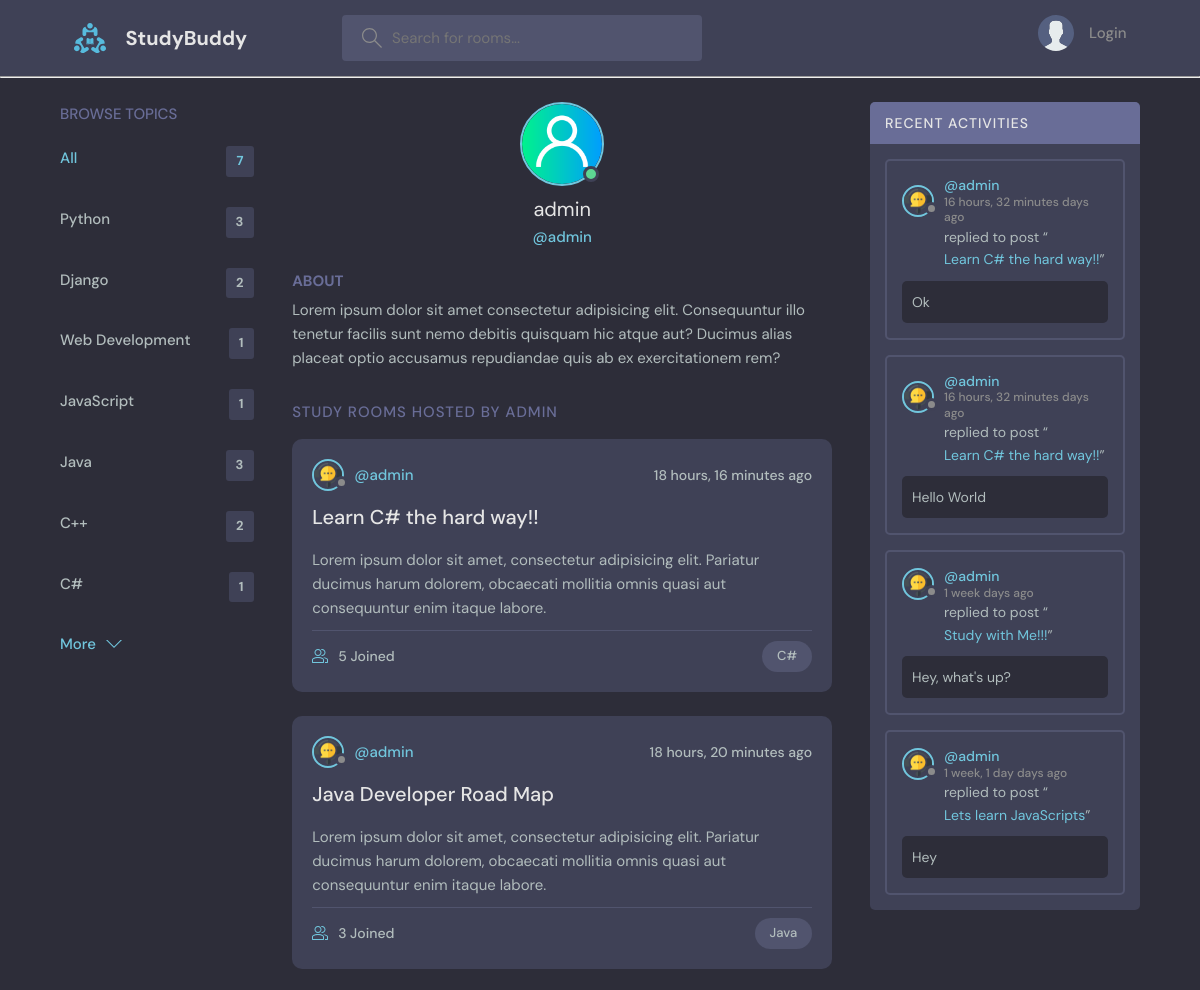
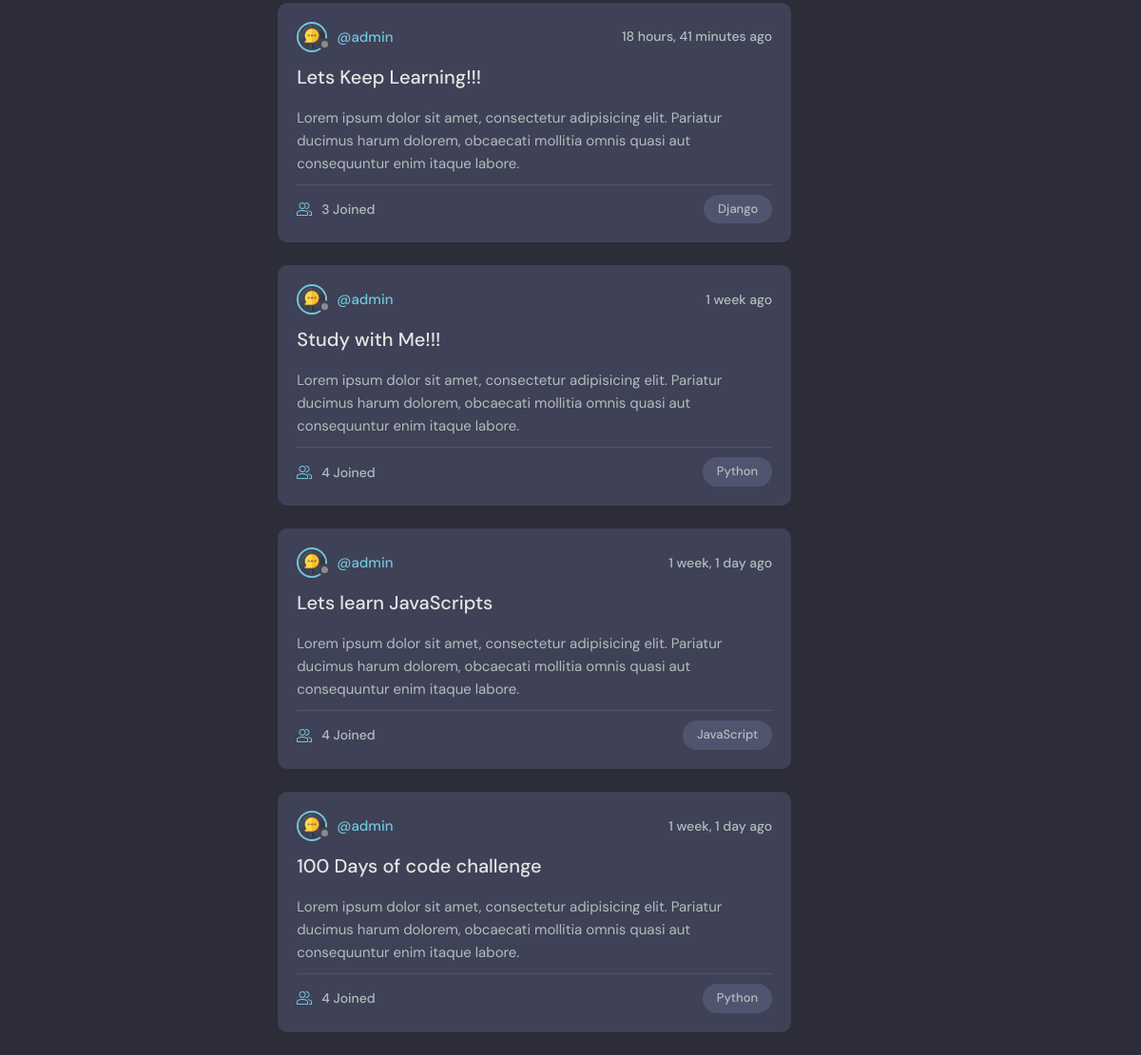
Page /profile/1/ on the committed database (2 pictures, top to bottom).
### base/models.py (models this page shows, shortened)
class Topic(models.Model):
    name = models.CharField(max_length=200)

class Room(models.Model):
    host = models.ForeignKey(User, on_delete=models.SET_NULL, null=True)
    topic = models.ForeignKey(Topic, on_delete=models.SET_NULL, null=True)
    name = models.CharField(max_length=200)
    description = models.TextField(null=True, blank=True)
    participants = models.ManyToManyField(User, related_name='participants', blank=True)
    updated = models.DateTimeField(auto_now=True)
    created = models.DateTimeField(auto_now_add=True)
    class Meta:
        ordering = ['-updated', '-created']

class Message(models.Model):
    user = models.ForeignKey(User, on_delete=models.CASCADE)
    room = models.ForeignKey(Room, on_delete=models.CASCADE)
    body = models.TextField()
    updated = models.DateTimeField(auto_now=True)
    created = models.DateTimeField(auto_now_add=True)
    class Meta:
        ordering = ['-updated', '-created']

### base/views.py (the view)
# urls.py: path('profile/<str:pk>/', views.userProfile, name='user-profile'),
def userProfile(request, pk):
    user = User.objects.get(id=pk)
    rooms = user.room_set.all()
    room_messages = user.message_set.all()
    topics = Topic.objects.all()
    context = {'user': user, 'rooms': rooms, 'room_messages': room_messages, 'topics': topics}
    return render(request, 'base/profile.html', context)

### base/templates/base/profile.html (shortened to what this page needs)
{% extends 'main.html' %}
{% block content %}
{% load static %}
  <main class="profile-page layout layout--3">
    <div class="container">
      {% include 'base/topics_component.html' %}
      <div class="roomList">
        <div class="profile">
          <div class="profile__avatar">
            <div class="avatar avatar--large active">
              <img src="{% static './images/user.png' %}" />
            </div>
          </div>
          <div class="profile__info">
            <h3>{{user.username}}</h3>
            <p>@{{user.username}}</p>
          </div>
          <div class="profile__about">
            <h3>About</h3>
            <p>
              Lorem ipsum dolor sit amet consectetur adipisicing elit. Consequuntur illo tenetur
              facilis sunt nemo debitis quisquam hic atque aut? Ducimus alias placeat optio
              accusamus repudiandae quis ab ex exercitationem rem?
            </p>
          </div>
        </div>
        <div class="roomList__header">
          <div>
            <h2>Study Rooms Hosted by {{user.username}}</a>
            </h2>
          </div>
        </div>
        {% include 'base/feed_component.html' %}
      </div>
      {% include 'base/activity_component.html' %}
    </div>
  </main>
{% endblock %}

### templates/main.html (shortened to what this page needs)
{% load static %}
<!DOCTYPE html>
<html lang="en">
  <head>
    <link rel="stylesheet" href="{% static 'styles/style.css' %}" />
  </head>
  <body>
    {% include 'navbar.html' %}
    {% block content %}
    {% endblock %}
  </body>
</html>

### templates/navbar.html (shortened to what this page needs)
{% load static %}
<header class="header header--loggedIn">
    <div class="container">
        <a href="{% url 'home' %}" class="header__logo">
            <img src="{% static 'images/logo.svg' %}" />
            <h1>StudyBuddy</h1>
        </a>
        <form class="header__search" method="GET" action="{% url 'home' %}">
        <label>
            <input type="text" name="q" placeholder="Search for rooms..." />
        </label>
        </form>
        <nav class="header__menu">
        {% if request.user.is_authenticated %}
        <div class="header__user">
            <a href="{% url 'update-user' %}">
            <div class="avatar avatar--medium active">
                <img src="{% static './images/user.png' %}" />
            </div>
            <p>{{request.user.username}} <span>@{{request.user.username}}</span></p>
            </a>
            <button class="dropdown-button">
            <svg version="1.1" xmlns="http://www.w3.org/2000/svg" width="32" height="32" viewBox="0 0 32 32">
                <title>chevron-down</title>
                <path d="M16 21l-13-13h-3l16 16 16-16h-3l-13 13z"></path>
            </svg>
            </button>
        </div>
        {% else %}
        <a href="{% url 'login' %}">
            <img src="{% static 'images/avatar.svg' %}" />
            <p>Login</p>
        </a>
        {% endif %}
        </nav>
    </div>
</header>
<hr>

### base/templates/base/topics_component.html
<div class="topics">
    <div class="topics__header">
      <h2>Browse Topics</h2>
    </div>
    <ul class="topics__list">
      <li>
        <a href="{% url 'home' %}" class="active">All <span>{{topics.count}}</span></a>
      </li>
      {% for topic in topics %}
      <li>
        <a href="{% url 'home' %}?q={{topic.name}}">{{topic.name}}<span>{{topic.room_set.all.count}}</span></a>
      </li>
      {% endfor %}
    </ul>
    <a class="btn btn--link" href="topics.html">
      More
      <svg version="1.1" xmlns="http://www.w3.org/2000/svg" width="32" height="32" viewBox="0 0 32 32">
        <title>chevron-down</title>
        <path d="M16 21l-13-13h-3l16 16 16-16h-3l-13 13z"></path>
      </svg>
    </a>
</div>

### base/templates/base/feed_component.html (shortened to what this page needs)
{% load static %}
{% for room in rooms %}
<div class="roomListRoom">
    <div class="roomListRoom__header">
      <a href="{% url 'user-profile' room.host.id %}" class="roomListRoom__author">
        <div class="avatar avatar--small">
          <img src="{% static './images/live-chat.png' %}" />
        </div>
        <span>@{{room.host.username}}</span>
      </a>
      <div class="roomListRoom__actions">
        <span>{{room.created|timesince}} ago</span>
      </div>
    </div>
    <div class="roomListRoom__content">
      <a href="{% url 'room' room.id %}">{{room.name}}</a>
      <p>
        Lorem ipsum dolor sit amet, consectetur adipisicing elit. Pariatur ducimus harum dolorem, obcaecati
        mollitia omnis quasi aut consequuntur enim itaque labore.
      </p>
    </div>
    <div class="roomListRoom__meta">
      <a href="{% url 'room' room.id %}" class="roomListRoom__joined">
        {{room.participants.all.count}} Joined
      </a>
      <p class="roomListRoom__topic">{{room.topic.name}}</p>
    </div>
</div>
{% endfor %}

### base/templates/base/activity_component.html (shortened to what this page needs)
{% load static %}
<div class="activities">
    <div class="activities__header">
      <h2>Recent Activities</h2>
    </div>
    {% for message in room_messages %}
    <div class="activities__box">
      <div class="activities__boxHeader roomListRoom__header">
        <a href="{% url 'user-profile' message.user.id %}" class="roomListRoom__author">
          <div class="avatar avatar--small">
            <img src="{% static './images/live-chat.png' %}" />
          </div>
          <p>
            @{{message.user}}
            <span>{{message.created|timesince}} days ago</span>
          </p>
        </a>
      </div>
      <div class="activities__boxContent">
        <p>replied to post “<a href="{% url 'room' message.room.id %}">{{message.room.name}}</a>”</p>
        <div class="activities__boxRoomContent">
          {{message.body}}
        </div>
      </div>
    </div>
    {% endfor %}
</div>

### rows in the picture
Topic: name "Python", room_set.all.count "3"
Topic: name "Django", room_set.all.count "2"
Topic: name "Web Development", room_set.all.count "1"
Topic: name "JavaScript", room_set.all.count "1"
Topic: name "Java", room_set.all.count "3"
Topic: name "C++", room_set.all.count "2"
Topic: name "C#", room_set.all.count "1"
Room: host.username "admin", created "18 hours, 16 minutes", name "Learn C# the hard way!!", participants.all.count "5", topic.name "C#"
Room: host.username "admin", created "18 hours, 20 minutes", name "Java Developer Road Map", participants.all.count "3", topic.name "Java"
Room: host.username "admin", created "18 hours, 41 minutes", name "Lets Keep Learning!!!", participants.all.count "3", topic.name "Django"
Room: host.username "admin", created "1 week", name "Study with Me!!!", participants.all.count "4", topic.name "Python"
Room: host.username "admin", created "1 week, 1 day", name "Lets learn JavaScripts", participants.all.count "4", topic.name "JavaScript"
Room: host.username "admin", created "1 week, 1 day", name "100 Days of code challenge", participants.all.count "4", topic.name "Python"
Message: user "admin", created "16 hours, 32 minutes", room.name "Learn C# the hard way!!", body "Ok"
Message: user "admin", created "16 hours, 32 minutes", room.name "Learn C# the hard way!!", body "Hello World"
Message: user "admin", created "1 week", room.name "Study with Me!!!", body "Hey, what's up?"
Message: user "admin", created "1 week, 1 day", room.name "Lets learn JavaScripts", body "Hey"

### other values in the picture
{{ topics.count }} "7"
{{ user.username }} "admin"
{{ user.username }} "ADMIN"
